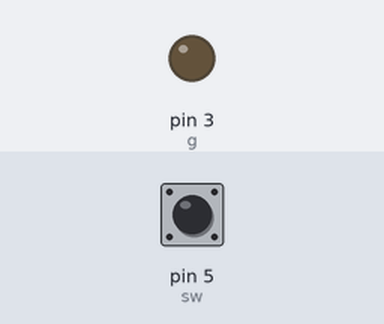
The sketch below on a simulated Arduino Uno, built with avr-gcc and run on an emulated ATmega328P. On the bench: output pins drawn as LEDs (lit = HIGH). Inputs (shaded band) come from the test bench; at power-on: pin 5 (sw) HIGH. What the sketch prints to the serial monitor is not drawn.

Above: at 1.8 s.
1.9 s: pin 5 (sw) pulled LOW for 0.6 s
At 2.4 s:
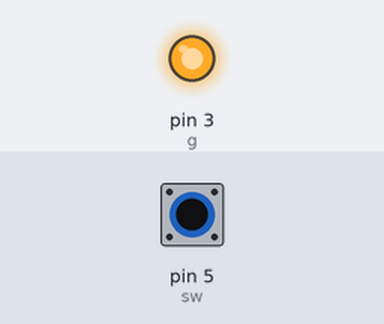
4.0 s: pin 5 (sw) pulled LOW for 3.2 s
At 8.7 s:
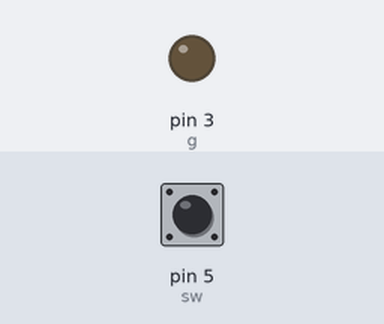
Timing chart, 0 to 10.2 s (numbered marks = the images above; inputs shaded):
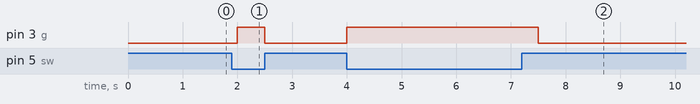

Measured:
- after the input at 1.9 s, pin 3 (g): LOW → HIGH after 0.10 s, → LOW 0.50 s later
- after the input at 4.0 s, pin 3 (g): LOW → HIGH at once, → LOW 3.5 s later

The sketch:

Arduino13.ino
```cpp
int g=3;
int sw=5;
int s=1;
void setup() {
  // put your setup code here, to run once:
pinMode(g, OUTPUT); //to mention which pin number to produce OUTPUT
pinMode(sw, INPUT);

Serial.begin(9600);   //9600-to mention frequency value
}

void loop() {
  // put your main code here, to run repeatedly:
int s=digitalRead(sw);
if(s==0)
{
  digitalWrite(g,HIGH);
  Serial.print("ON");
  delay(500);
}
else
{
  digitalWrite(g,LOW);
  Serial.print("OFF");
  delay(500);
}
}
```
